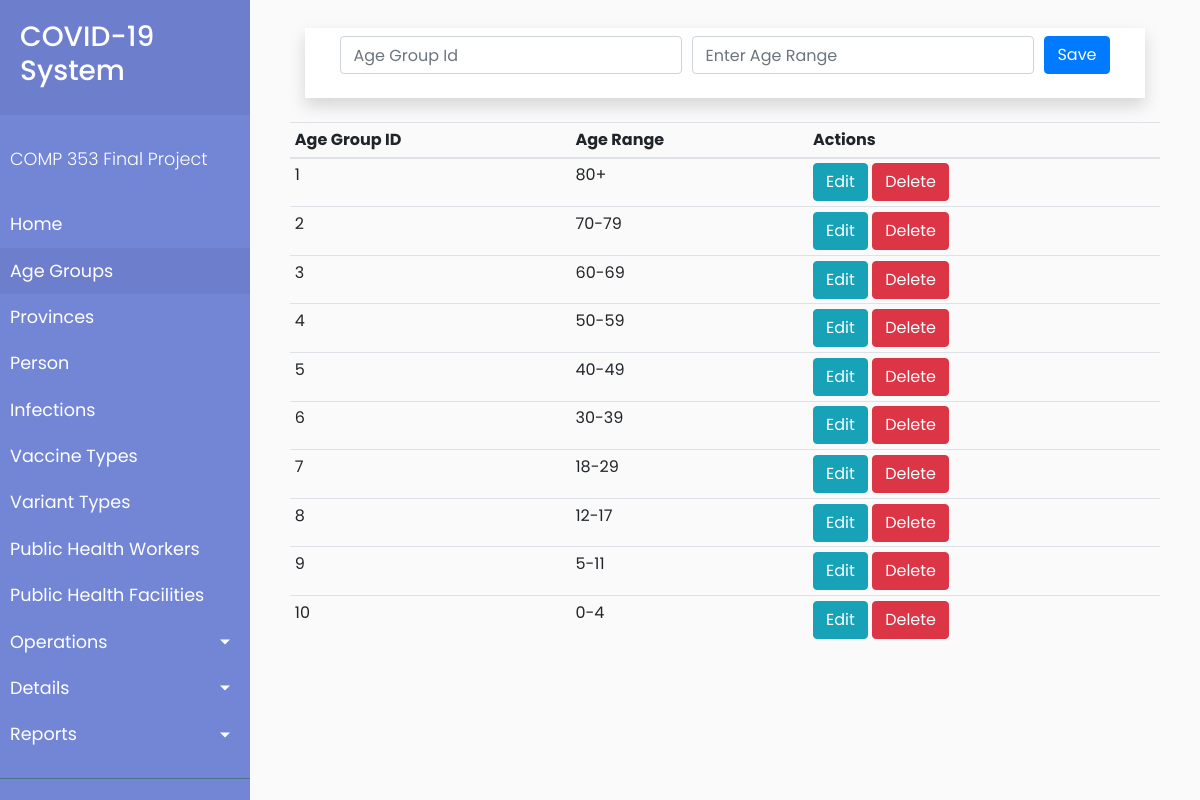
/client/ageGroup.php, run on the app's committed database.
### tables this page shows
CREATE TABLE AgeGroup (
  ageGroupID int,
  ageRange VARCHAR(20),
  PRIMARY KEY (ageGroupID)
);

### client/processAgeGroup.php (called while the page is built, shortened)
<?php
$ageGroupID = '';
$ageRange = '';
$update = false;

### client/ageGroup.php (the view, shortened to what this page needs)
<?php
    $currentPage = 'Age Group';
    include('common/header.php');
?>
        <div id="content">
            <?php require_once 'processAgeGroup.php'; ?>
            <div class="container">
                <div class="container mt-2 mb-4 p-2 shadow bg-white">
                    <div class="row justify-content-center">
                        <form action="processAgeGroup.php" method="POST">
                            <div class="form-row justify-center">
                                <div class="col-auto form-group">
                                    <input type="number" name="ageGroupID" class="form-control" value="<?php echo $ageGroupID; ?>" placeholder="Age Group Id">
                                </div>
                                <div class="col-auto form-group">
                                    <input type="text" name="ageRange" class="form-control" value="<?php echo $ageRange; ?>" placeholder="Enter Age Range">
                                </div>
                                <div class="col-auto form-group">
                                    <?php
                                    if ($update == true) :
                                    ?>
                                        <button type="submit" name="update" class="btn btn-info">Update</button>
                                    <?php else : ?>
                                        <button type="submit" name="save" class="btn btn-primary">Save</button>
                                    <?php endif; ?>
                                </div>
                        </form>
                    </div>
                </div>
            </div>
            <?php
            $mysqli = new mysqli('c353.c9ohujn2mpyl.us-east-1.rds.amazonaws.com', 'admin', 'hello123', 'PROJECT') or die(mysqli_error($mysqli));
            $result = $mysqli->query("SELECT * FROM AgeGroup") or die($mysqli->error);
            ?>
            <div class="row justify-content-center">
                <table class="table table-sm">
                    <thead>
                        <tr>
                            <th>Age Group ID</th>
                            <th>Age Range</th>
                            <th colspan=2>Actions</th>
                        </tr>
                    </thead>
                    <?php
                    while ($row = $result->fetch_assoc()) : ?>
                        <tr>
                            <td><?php echo $row['ageGroupID']; ?></td>
                            <td><?php echo $row['ageRange']; ?></td>
                            <td>
                                <a href="ageGroup.php?edit=<?php echo $row['ageGroupID']; ?>" class="btn btn-info"> Edit </a>
                                <a href="processAgeGroup.php?delete=<?php echo $row['ageGroupID']; ?>" class="btn btn-danger"> Delete </a>
                            </td>
                        </tr>
                    <?php endwhile; ?>
                </table>
            </div>
            </div>
        </div>
<?php
    include('common/footer.php');
?>

### client/common/header.php (shortened to what this page needs)
<!doctype html>
<html lang="en">
<head>
    <link rel="stylesheet" href="https://stackpath.bootstrapcdn.com/bootstrap/4.4.1/css/bootstrap.min.css">
    <link rel="stylesheet" href="index.css">
     <link rel="stylesheet" href="https://cdnjs.cloudflare.com/ajax/libs/malihu-custom-scrollbar-plugin/3.1.5/jquery.mCustomScrollbar.min.css">
</head>
<body>
    <div class="wrapper">
        <nav id="sidebar">
            <div class="sidebar-header">
                <h3> COVID-19 System</h3>
            </div>
            <ul class="list-unstyled components">
                <p>COMP 353 Final Project</p>
                <li class="<?php echo $currentPage == 'Home' ? 'active': ''?>">
                    <a href="index.php">Home</a>
                </li>
                <li class="<?php echo $currentPage == 'Age Group' ? 'active': ''?>">
                    <a href="ageGroup.php">Age Groups</a>
                </li>
                <li class="<?php echo $currentPage == 'Provinces' ? 'active': ''?>">
                    <a href="provinces.php">Provinces</a>
                </li>
                <li class="<?php echo $currentPage == 'Person' ? 'active': ''?>">
                    <a href="person.php">Person</a>
                </li>
                <li>
                    <a href="#">Infections</a>
                </li>
                <li>
                    <a href="#">Vaccine Types</a>
                </li>
                <li>
                    <a href="#">Variant Types</a>
                </li>
                <li>
                    <a href="#">Public Health Workers</a>
                </li>
                <li>
                    <a href="#">Public Health Facilities</a>
                </li>
                <li>
                    <a href="#pageSubmenuOp" data-toggle="collapse" aria-expanded="false" class="dropdown-toggle">Operations</a>
                </li>
                <li>
                    <a href="#pageSubmenuDetails" data-toggle="collapse" aria-expanded="false" class="dropdown-toggle">Details</a>
                </li>
                <li>
                    <a href="#pageSubmenuReports" data-toggle="collapse" aria-expanded="false" class="dropdown-toggle">Reports</a>
                </li>
            </ul>
        </nav>

### client/common/footer.php (shortened to what this page needs)
</body>

### client/index.css (style rules this page uses)
body { font-family: "Poppins", sans-serif; background: #fafafa; }
p { font-family: "Poppins", sans-serif; font-size: 1.1em; font-weight: 300; line-height: 1.7em; color: #999; }
a, a:hover, a:focus { color: inherit; text-decoration: none; transition: all 0.3s; }
.wrapper { display: flex; width: 100%; }
#sidebar { width: 250px; position: fixed; top: 0; left: 0; height: 100vh; z-index: 999; background: #7386d5; color: #fff; transition: all 0.3s; }
#sidebar .sidebar-header { padding: 20px; background: #6d7fcc; }
#sidebar ul.components { padding: 20px 0; border-bottom: 1px solid #47748b; }
#sidebar ul p { color: #fff; padding: 10px; }
#sidebar ul li a { padding: 10px; font-size: 1.1em; display: block; }
#sidebar ul li.active > a, a[aria-expanded="true"] { color: #fff; background: #6d7fcc; }
a[data-toggle="collapse"] { position: relative; }
.dropdown-toggle::after { display: block; position: absolute; top: 50%; right: 20px; transform: translateY(-50%); }
#content { width: calc(100% - 250px); padding: 20px 40px 40px 40px; min-height: 100vh; transition: all 0.3s; position: absolute; top: 0; right: 0; }

### data on the page
agegroup: ageGroupID "1", ageRange "80+"
agegroup: ageGroupID "2", ageRange "70-79"
agegroup: ageGroupID "3", ageRange "60-69"
agegroup: ageGroupID "4", ageRange "50-59"
agegroup: ageGroupID "5", ageRange "40-49"
agegroup: ageGroupID "6", ageRange "30-39"
agegroup: ageGroupID "7", ageRange "18-29"
agegroup: ageGroupID "8", ageRange "12-17"
agegroup: ageGroupID "9", ageRange "5-11"
agegroup: ageGroupID "10", ageRange "0-4"
